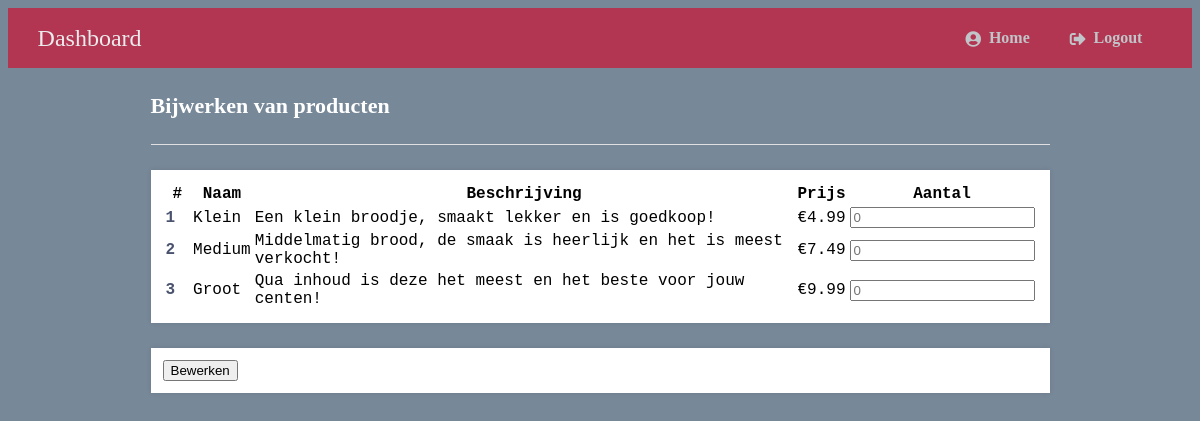
Page /admin/quantity.php (signed in) on the earlier database version.
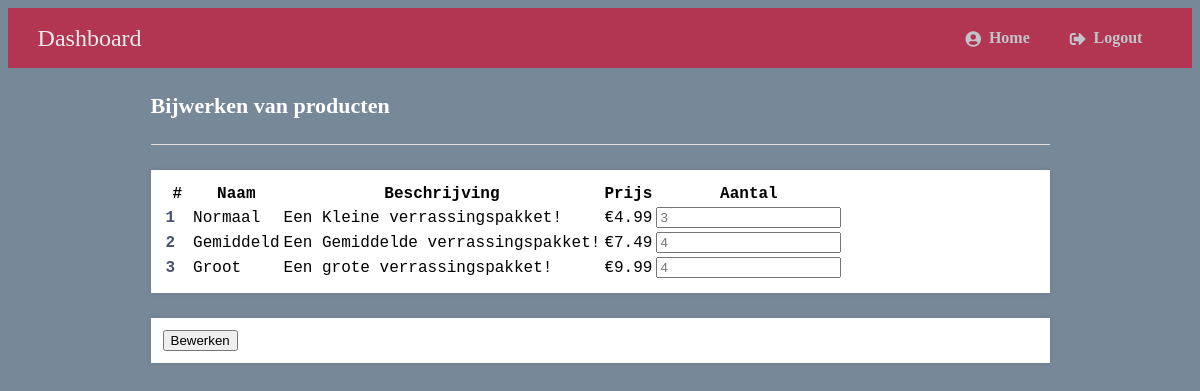
Same page on the later database version.
### tables this page shows
CREATE TABLE `shop` (
  `id` int(11) NOT NULL,
  `name` varchar(200) NOT NULL,
  `desc` text NOT NULL,
  `price` decimal(10,2) NOT NULL,
  `quantity` int(11) NOT NULL,
  `img` text NOT NULL,
  `date_added` datetime NOT NULL DEFAULT current_timestamp(),
  `product_desc` text NOT NULL
);

### htdocs/admin/quantity.php (the view, shortened to what this page needs)
<?php
$DATABASE_HOST = 'localhost';
$DATABASE_USER = 'root';
$DATABASE_PASS = '';
$DATABASE_NAME = 'bakkerij_leiden';
$con = mysqli_connect($DATABASE_HOST, $DATABASE_USER, $DATABASE_PASS, $DATABASE_NAME);
$sql = "SELECT * FROM shop";
if($result = mysqli_query($con, $sql)){
  if(mysqli_num_rows($result) > 0){
?>
<!DOCTYPE html>
<html lang="nl">
<head>
  <link rel="stylesheet" type="text/css" href="../css/styleDB.css" />
  <link rel="stylesheet" href="https://use.fontawesome.com/releases/v5.7.1/css/all.css"/>
</head>
<body>
<div class="loggedin">
    <nav class="navtop">
      <div>
        <h1>Dashboard</h1>
         <a href="../admin/dashboard.php"><i class="fas fa-user-circle"></i>Home</a>
        <a href="../admin/logout.php"><i class="fas fa-sign-out-alt"></i>Logout</a>
      </div>
  </div>
<div class="content">
  <h2>Bijwerken van producten</h2>
  <div class="list">
    <form action="changes.php" method="post">
      <table>
        <thead>
          <tr>
            <th>#</th>
            <th>Naam</th>
            <th>Beschrijving</th>
            <th>Prijs</th>
            <th>Aantal</th>
          </tr>
        </thead>
        <?php
          while($row = mysqli_fetch_array($result)) { $currency = "€";
        ?>
        <tbody>
          <tr>
            <td><?=$row['id']?></td>
            <td><?=$row['name']?></td>
            <td><?=$row['product_desc']?></td>
            <td><?=$currency, $row['price']?></td>
            <td><input type="number" name="product<?=$row['id']?>" placeholder="<?=$row['quantity']?>"></td>
          </tr>
        </tbody>
        <?php
          }
        ?>
      </table>
    </div>
    <div class="update">
      <input type="submit" value="Bewerken">
    </div>
  <?php
    } else{
      echo "No records matching your query were found.";
    }
  } else{
      echo "ERROR: Could not able to execute $sql. " . mysqli_error($con);
  }
  ?>
</div>
</body>
</html>

Differences in the rows shown:
changed shop id 1: name "Klein" → "Normaal"; product_desc "Een klein broodje, smaakt lekker en is goedkoop!" → "Een Kleine verrassingspakket!"; product1 "0" → "3"
changed shop id 2: name "Medium" → "Gemiddeld"; product_desc "Middelmatig brood, de smaak is heerlijk en het is meest verkocht!" → "Een Gemiddelde verrassingspakket!"; product2 "0" → "4"
changed shop "Groot": product_desc "Qua inhoud is deze het meest en het beste voor jouw centen!" → "Een grote verrassingspakket!"; product3 "0" → "4"
